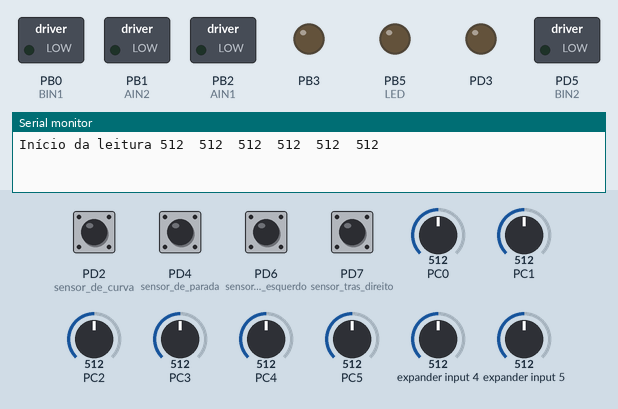
A program run on a simulated ATmega328P, built with avr-gcc and emulated at 16 MHz. Parts: switched loads named in the program (green lamp = pin HIGH), output pins drawn as LEDs (lit = HIGH), the last lines printed to the serial monitor. The test bench sets the inputs (shaded band); at power-on: PD2 (sensor_de_curva), PD4 (sensor_de_parada), PD6 (sensor_tras_esquerdo), PD7 (sensor_tras_direito) HIGH, PC0 = 512, PC5 = 512, PC1 = 512, PC3 = 512, PC2 = 512, PC4 = 512, expander input 4 = 512, expander input 5 = 512.

Above: at 1.2 s.
1.3 s: PC0 set to 716
At 2.5 s:
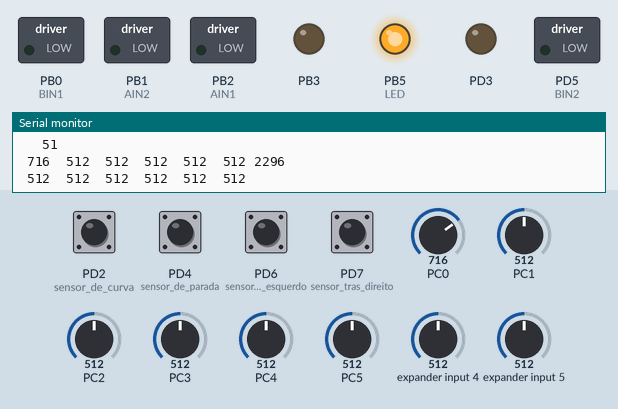
3.7 s: PC5 set to 306
5.3 s: PC1 set to 30
6.9 s: PC3 set to 716
8.5 s: PC2 set to 30
10.0 s: PC4 set to 992
Timing chart, 0 to 12.7 s (numbered marks = the images above; inputs shaded):
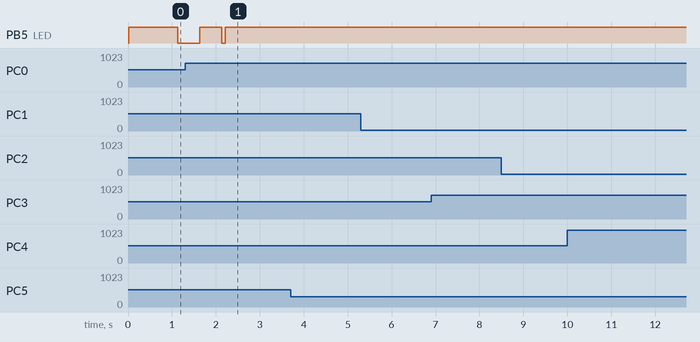

The program:

main.c
```c
/*
 * File:   main.c
 * Author: johan
 *
 * Created on 30 de Maio de 2021, 16:52
 */


#define F_CPU 16000000      //define a frequencia do uC para 16MHz
#include <avr/io.h>         //Biblioteca geral dos AVR
#include <avr/interrupt.h>  //Biblioteca de interrupção
#include <stdio.h>          //Bilioteca do C
#include <util/delay.h>     //Biblioteca geradora de atraso
#include "UART.h"           //Biblioteca da comunicação UART
#include "ADC.h"            //Biblioteca do conversor AD
//#include "configbits.txt"   //configura os fusíveis

//variáveis de comando para os registradores
#define set_bit(y,bit) (y|=(1<<bit)) //coloca em 1 o bit x da variável Y
#define clr_bit(y,bit) (y&=~(1<<bit)) //coloca em 0 o bit x da variável Y
#define cpl_bit(y,bit) (y^=(1<<bit)) //troca o estado lógico do bit x da variável Y
#define tst_bit(y,bit) (y&(1<<bit)) //retorna 0 ou 1 conforme leitura do bit


//Lado direito
#define AIN2 PB1// Quando em HIGH, roda direita anda para frente
#define AIN1 PB2

//Lado Esquerdo
#define BIN1 PB0 // Quando em HIGH, roda esquerda anda para frente
#define BIN2 PD5


#define sensor_de_curva PD2
#define sensor_de_parada PD4

#define sensor_tras_esquerdo PD6
#define sensor_tras_direito  PD7

int Kp = 2; //prescale de 100 - prescale int
int Kd = 1; //prescale de 100 - prescale int
int Ki = 1; // Variáveis que são modificadas no PID - prescale de 100 ou mais
int Kp_tras = 2, Kd_tras = 1, Ki_tras = 1;
int PWMR = 200; // valor da força do motor em linha reta
int PWM_Curva = 150; //PWM ao entrar na curva
int erro, p, d, erroAnterior = 0, i, integral = 0, Turn = 0; //Área PID -erro também possui prescale = 100
int pt, dt, it;
int u = 0; //valor de retorno do PID
int u_curva = 0;
int prescale = 2000; //prescale das constantes * prescale do erro
int PWMA, PWMB; // Modulação de largura de pulso enviada pelo PID
int PWMA_C, PWMB_C; //PWM de curva com ajuste do PID
int entrou;
int erroAnterior_curva = 0, erroAnterior_traseiro = 0;
int Turn_curva, p_curva, d_curva, i_curva, integral_curva = 0;
int position_line = 0; // Método com o Read Line;
int contador = 0, numParada = 4; // Borda
int curvaValor = 0, entrou = 0;
unsigned int timer2, TempoEspera = 100;
int ejetor = 0;
int prescale_tras = 10, erro_tras = 0, u_tras = 0;
int integral_traseiro = 0, Turn_traseiro = 0;

unsigned int delta_T = 0;
int peso [] = {-3, -2, -1, 1, 2, 3}; //utilizando um prescale de 100
int soma_direito = 0, soma_esquerdo = 0;
int denominador_direito = 6;
int denominador_esquerdo = 6;
int soma_total = 0;
int tempo_atual = 0;

int valor_max [] = {1023, 1023, 1023, 1023, 1023, 1023};
int valor_min [] = {0, 0, 0, 0, 0, 0};
int valor_min_abs = 0, valor_max_abs = 1023;


char s [] = "Início da leitura";
char buffer[5]; //String que armazena valores de entrada para serem printadas
volatile char ch; //armazena o caractere lido
volatile char flag_com = 0; //flag que indica se houve recepção de dado
// Interrupção da UART
//======================================================


/*tempo =65536 ? Prescaler/Fosc = 65536 ? 1024/16000000 = 4, 19s
 tempo = X_bit_timer * Prescaler/Fosc
 Valor inicial de contagem = 256 ? tempo_desejado?Fosc/Prescaler = 256 ? 0,01?16000000/1024 = 98,75 ? 99
 Valor inicial de contagem = X_bit_timer - tempo_desejado*Fosc/Prescaler*/


unsigned int millis = 0;

ISR(TIMER0_OVF_vect) {
    TCNT0 = 240; //Recarrega o Timer 0 para que a contagem seja 1ms novamente
    millis++; //Incrementa a variável millis a cada 10ms
}

ISR(USART_RX_vect) {
    ch = UDR0; //Faz a leitura do buffer da serial

    UART_enviaCaractere(ch); //Envia o caractere lido para o computador
    flag_com = 1; //Aciona o flag de comunicação
}
//------------------------------------------------------

void setDuty_1(int duty); //Seleciona o duty cycle na saída digital  3
void setFreq(char option); //Seleciona a frequência de operação do PWM
void setDuty_2(int duty);
int PID(int error);
void frente();
void tras();
void esquerda();
void direita();
void motor_off();
void freio();
void entrou_na_curva(int valor_erro, int u_traseiro);
int PID_Curva(int error_curva);
int PID_traseiro(int erro_traseiro);
int parada(int value_erro, int u_traseir);
int calibra_sensores();
int seta_calibracao();
int sensores();

int main(void) {


    int sensores_traseiros [] = {(tst_bit(PIND, sensor_tras_direito) >> sensor_tras_direito), (tst_bit(PIND, sensor_tras_esquerdo) >> sensor_tras_esquerdo)};
    int soma_tras = 0;

    DDRD =  0b00101000; //PD5 e PD3 como saída e PD2, PD4, PD6 e PD7 como entrada
    PORTD = 0b11010100; //inicializados em nível baixo e com pull aticadi nas saídas
    DDRB =  0b00101111; //Habilita PB1, PB3, PB2, PB0 e PB5 como saída
    PORTB = 0b00000000; //PORTB inicializa desligado e saídas sem pull up
    //DDRC =  0b00000000; //PORTC como entrada
    //PORTC = 0b00111111; //PORTC com pull up (somente se o sensores tiverem um RC)


    //esquerdo pino 4 - PD2
    UART_config(); //Inicializa a comunicação UART
    inicializa_ADC(); //Configura o ADC
    UART_enviaString(s); //Envia um texto para o computador

    TCCR0B = 0b00000101; //TC0 com prescaler de 1024
    TCNT0 = 240; //Inicia a contagem em 100 para, no final, gerar 1ms
    TIMSK0 = 0b00000001; //habilita a interrupção do TC0

    TCCR2A = 0xA3; //Configura operação em fast PWM, utilizando registradores OCR1x para comparação

    setFreq(6); //Seleciona opção para frequência

    sei(); //Habilita as interrupções


    //----> Calibração dos Sensores frontais <----\\
    //----> Calibração dos Sensores frontais <----//
    set_bit(PORTB, PB5); //subrotina de acender e apagar o LED 13
    calibra_sensores(); //calibração dos sensores
    sensores(); //determina o limiar dos sensores e printa seus valores na tela
    //========================//

    set_bit(PORTB, PB5); //subrotina de acender e apagar o LED 13
    _delay_ms(1000);
    clr_bit(PORTB, PB5);
    _delay_ms(500);
    set_bit(PORTB, PB5);
    _delay_ms(500);
    clr_bit(PORTB, PB5);


    while (1) {
        tempo_atual = millis;
        delta_T = tempo_atual - timer2;
        int sensores_frontais[] = {le_ADC(0), le_ADC(1), le_ADC(2), le_ADC(3), le_ADC(4), le_ADC(5)};

        for (int i = 0; i < 7; i++) {
            sprintf(buffer, "%4d", sensores_frontais[i]); //Converte para string
            UART_enviaString(buffer); //Envia para o computador
            UART_enviaCaractere(0x20); //espaço
        }
        UART_enviaCaractere(0x0A); //pula linha

        for (int i = 0; i < 3; i++) {
            soma_tras += sensores_traseiros[i];
        }

        soma_tras = (soma_tras / 2) * prescale_tras; //média do valor dos sensores traseiros

        erro_tras = 0 - soma_tras;

        u_tras = PID_traseiro(erro_tras);


        //região que seta os valores nos sensores frontais após a calibração
        sensores();
        //----------------------------------------------------------------//

        for (int j = 0; j < 3; j++) {
            soma_esquerdo += (sensores_frontais[j] * peso[j]);
            soma_direito += (sensores_frontais[5 - j] * peso[5 - j]);
        }

        soma_total = (soma_esquerdo + soma_direito) / (denominador_esquerdo + denominador_direito);

        erro = 0 - soma_total; //valor esperado(estar sempre em cima da linha) - valor medido

        soma_esquerdo = 0;
        soma_direito = 0;
        soma_total = 0; //precisa-se zeraar para não gerar o  acúmulo nessas variáveis

        sprintf(buffer, "%5d\n", erro); //Converte para string
        UART_enviaString(buffer); //Envia para o computador
        UART_enviaCaractere(0x0A); //pula linha

        //--------------->AREA DO PID<---------------

        u = PID(erro);

        PWMA = PWMR - u + u_tras;
        PWMB = PWMR + u - u_tras;

        if (delta_T >= TempoEspera) {

            timer2 = 0;
        }


        //--------------->AREA DOS SENSORES<---------------

        switch (ejetor) {
            case 0:
                if ((!(tst_bit(PIND, sensor_de_curva) >> sensor_de_curva))
                        || (!(tst_bit(PIND, sensor_de_parada) >> sensor_de_parada)))//verifica se sos sensores estão em nível 0
                {
                    timer2 = tempo_atual;
                    ejetor = 1;
                }
                break;

            case 1:
                if ((delta_T) > TempoEspera) {
                    parada(erro, u_tras); // Verifica se é um marcador de parada
                    ejetor = 2;
                }
                break;

            case 2:
                if ((tst_bit(PIND, sensor_de_curva) >> sensor_de_curva)
                        && (tst_bit(PIND, sensor_de_parada) >> sensor_de_parada)) {
                    timer2 = 0;
                    ejetor = 0;
                }
                break;
        }

        //-----> Área do senstido de giro

        if (erro < 0) //virar para a esquerda
        {
            entrou_na_curva(erro, u_tras);
            set_bit(PORTB, PB5); //liga o LED
            /*while (erro < 0) {
                esquerda();
            }*/

        } else if (erro > 0) {
            entrou_na_curva(erro, u_tras);
            set_bit(PORTB, PB5); //liga o LED
            /*while (erro > 0) {
                direita();
            }*/
        }

        //A função que fazia o robô rodar em seu próprio eixo foi removida


        //------> Limitando PWM

        if (PWMA > 255) {
            PWMA = 250;
        } else if (PWMB > 255) {
            PWMB = 250;
        }


    }
}

void setDuty_2(int duty) //MotorB
{

    OCR2B = duty;

} //end setDuty

void setDuty_1(int duty) //MotorA
{

    OCR2A = duty; //valores de 0 - 1023

} //end setDuty

void setFreq(char option) {
    /*
    TABLE:

        option  frequency

          1      62.5  kHz
          2       7.81 kHz
          3       1.95 kHz
          4     976.56  Hz
          5     488.28  Hz
          6     244.14  Hz
          7      61.03  Hz
     */
    TCCR2B = option;


} //end setFrequency

int PID(int error) {
    p = (error * Kp) / prescale; // Proporcao

    integral += error; // Integral
    i = ((Ki * integral) / prescale);

    d = ((Kd * (error - erroAnterior)) / prescale); // Derivada
    erroAnterior = error;

    Turn = p + i + d;
    return Turn; //retorna os valores após o PID
}

void frente() {

    clr_bit(PORTB, AIN1);
    set_bit(PORTB, AIN2); //frente direita
    clr_bit(PORTD, BIN2);
    set_bit(PORTB, BIN1); //frente esquerda
}

void tras() {
    set_bit(PORTB, AIN1);
    clr_bit(PORTB, AIN2); //frente direita
    set_bit(PORTD, BIN2);
    clr_bit(PORTB, BIN1); //frente esquerda

}

void motor_off() {
    clr_bit(PORTB, AIN1);
    clr_bit(PORTB, AIN2);
    clr_bit(PORTD, BIN2);
    clr_bit(PORTB, BIN1);
}

void freio() {
    frente();

    setDuty_1(50);
    setDuty_2(50);

    _delay_ms(500);

    tras();

    setDuty_1(10);
    setDuty_2(10);

    _delay_ms(5);

    frente();

    setDuty_1(0);
    setDuty_2(0);

    _delay_ms(2000);

    motor_off();

    _delay_ms(60000);
}

/*void direita() { //pode criar uma função só para curva
    clr_bit(PORTB, AIN1);
    set_bit(PORTB, AIN2); //frente direita
    clr_bit(PORTD, BIN2);
    set_bit(PORTB, BIN1); //frente esquerda

    setDuty_1(PWMA_C);
    setDuty_2(PWMB_C);

    //calibração dos sensores frontais - seta o valor médio
}

void esquerda() {
    clr_bit(PORTB, AIN1);
    set_bit(PORTB, AIN2); //frente direita
    clr_bit(PORTD, BIN2);
    set_bit(PORTB, BIN1); //frente esquerda

    setDuty_1(PWMA_C);
    setDuty_2(PWMB_C);


    //calibração dos sensores frontais - seta o valor médio
}*/

void entrou_na_curva(int valor_erro, int u_traseiro) {
    if ((!tst_bit(PIND, sensor_de_curva) >> sensor_de_curva)
            && tst_bit(PIND, sensor_de_parada) >> sensor_de_parada) {
        switch (entrou) {
            case 0: //entrou na curva
                u_curva = PID_Curva(valor_erro);
                PWMA_C = PWM_Curva - u_curva + u_tras;
                PWMB_C = PWM_Curva + u_curva - u_tras;
                frente();
                setDuty_1(PWMA_C);
                setDuty_2(PWMB_C);
                entrou = 1;
                break;

            case 1:
                entrou = 0;
                frente();
                setDuty_1(PWMA); //témino da curva
                setDuty_2(PWMB);
                break;
                clr_bit(PORTB, PB5);
        }
    }
}

int PID_Curva(int error_curva) {
    p_curva = (error_curva * Kp) / prescale; // Proporcao

    integral_curva += error_curva; // Integral
    i_curva = ((Ki * integral_curva) / prescale);

    d_curva = ((Kd * (error_curva - erroAnterior_curva)) / prescale); // Derivada
    erroAnterior_curva = error_curva;

    Turn_curva = p_curva + i_curva + d_curva;
    return Turn_curva; //retorna os valores após o PID
}

int PID_traseiro(int erro_traseiro) {
    pt = (erro_traseiro * Kp) / prescale_tras; // Proporcao

    integral_traseiro += erro_traseiro; // Integral
    it = ((Ki_tras * integral_traseiro) / prescale_tras);

    dt = ((Kd_tras * (erro_traseiro - erroAnterior_traseiro)) / prescale_tras); // Derivada
    erroAnterior_traseiro = erro_traseiro;

    Turn_traseiro = pt + it + dt;
    return Turn_traseiro; //retorna os valores após o PID
}

int parada(int value_erro, int u_traseir) {
    if ((!tst_bit(PIND, sensor_de_curva) >> sensor_de_curva)
            && tst_bit(PIND, sensor_de_parada) >> sensor_de_parada) {
        contador++;
        entrou_na_curva(value_erro, u_traseir); // Verifica se é uma curva
    } else if ((!tst_bit(PIND, sensor_de_curva) >> sensor_de_curva)
            && (!tst_bit(PIND, sensor_de_parada) >> sensor_de_parada)) //verifica se é crizamento
    {
        frente();
        setDuty_1(PWMA);
        setDuty_2(PWMB);
    }

    if (contador == numParada) {
        freio();
    }
}

int calibra_sensores() {
    int calibrado = 0;
    //=====Função que inicializa a calibração====//
    for (int i = 0; i < 120; i++) {
        int sensores_frontais[] = {le_ADC(3), le_ADC(2), le_ADC(1), le_ADC(0), le_ADC(7), le_ADC(6)};
        for (int i = 0; i < 6; i++) {
            if (valor_min [i] < sensores_frontais [i]) {
                valor_min[i] = sensores_frontais[i];
            }
            else if (valor_max [i] > sensores_frontais[i]) {
                valor_max[i] = sensores_frontais [i];
            }
        }

        /*
        Após isso determinar o limiar de todos os sensores para que eles tenham os mesmos valores do AD.
        Para que todos tenham um limite inferior e superior igual.
         */
    }

    calibrado = seta_calibracao();
    return calibrado;
}

int seta_calibracao() {
    //----> Calibração dos Sensores frontais <----\\

    //função que seta o limiar dos sensores
    for (int i = 0; i < 6; i++) {
        if (valor_min_abs < valor_min [i]) {
            valor_min_abs = valor_min [i];
        }
        else if (valor_max_abs > valor_max [i]) {
            valor_max_abs = valor_max [i];
        }
    }
    //valores que os sensores não poderiam ultrapassar
    //return (valor_min_abs, valor_max_abs);
}

int sensores() {
    seta_calibracao(); //Estabelece os limites dos sensores

    int sensores_frontais[6] = {le_ADC(3), le_ADC(2), le_ADC(1), le_ADC(0), le_ADC(7), le_ADC(6)};
    //======Estabelece o limiar da leitura dos sensores====//
    //função de correção da calibração
    for (int i = 0; i < 6; i++) {
        if (valor_min_abs < sensores_frontais[i]) {
            sensores_frontais[i] = valor_min_abs;
        }
        else if (valor_max_abs > sensores_frontais[i]) {
            sensores_frontais [i] = valor_max_abs;
        }

        sprintf(buffer, "%4d", sensores_frontais[i]); //Converte para string
        UART_enviaString(buffer); //Envia para o computador
        UART_enviaCaractere(0x20); //espaço
    }
    UART_enviaCaractere(0x0A); //pula linha
}
```

ADC.h
```c
/*---------------------------------------------------------------
 * BIBLIOTECA PARA UTILIZACAO DO CONVERSOR AD DO AVR
 * Modificada por: PROF. RODRIGO RECH
 * 08/2019
 * -----------------------------------------------------------------*/

void inicializa_ADC(void){

    //Habilita a referência de tensão interna do ADC e ativa o canal 0 (VCC)
    ADMUX = (1<<REFS0);

    //Habilita o ADC e configura o prescaler para 128
    ADCSRA = (1<<ADEN) | (1<<ADPS2) | (1<<ADPS1) | (1<<ADPS0);
}

unsigned int le_ADC(unsigned char canal){

    canal = canal & 0b00001111;
    ADMUX = (ADMUX & 0xF0) | canal;

    //Inicia a conversão
    ADCSRA |= (1 << ADSC);

    //Aguarda a finalização da conversão
    while ( (ADCSRA & (1<<ADSC)));

    //Retorna o valor convertido
    return ( ADC );
}
```

UART.h
```c
/*
 *BIBLIOTECA PARA UTILIZAÇÃO DA UART
 * Modificada por: PROF. RODRIGO RECH
 * DATA: 09/2019
 *CONFIGURAÇÃO: BAUD RATE   -   9600
 *              NBITS       -   8
 *              STOP BITS   -   1
 */

#include <avr/io.h> 	    //definições do componente especificado
#include <avr/interrupt.h>

void UART_config()
{
	//Baud Rate de 9600bps para um cristal de 16MHz (Datasheet)
    UBRR0 = 103;

    //Habilita a interrupção de recepção e os pinos TX e RX
    UCSR0B =  (1<<RXEN0) | (1<<TXEN0) | (1<<RXCIE0) ;

	//Configura a UART com 8 bits de dados
    UCSR0C =  (1<<UCSZ01) | (1<<UCSZ00);
}

void UART_enviaCaractere(unsigned char ch)
{
   UDR0 = ch;

   //Aguarda o buffer ser desocupado
   while (! (UCSR0A & (1<<UDRE0)) );
}

void UART_enviaString(char *s)
{
   unsigned int i=0;
   while (s[i] != '\x0')
   {
       UART_enviaCaractere(s[i++]);
   };
}

void  UART_enviaHex(unsigned char ch)
{
    unsigned char i,temp;

    for (i=0; i<2; i++)
    {
        temp = (ch & 0xF0)>>4;
        if ( temp <= 9)
            UART_enviaCaractere( '0' + temp);
        else
            UART_enviaCaractere(  'A' + temp - 10);
        ch = ch << 4;
     }
}
```
